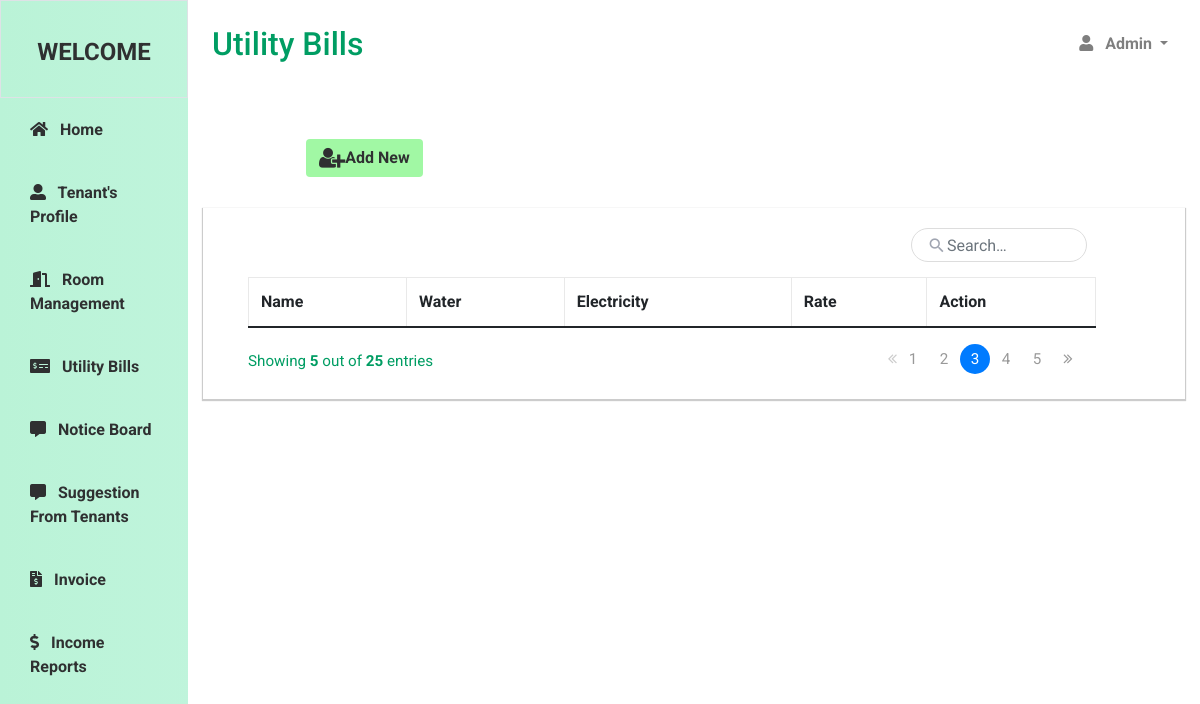
The page /utility.php on the database as committed earlier.
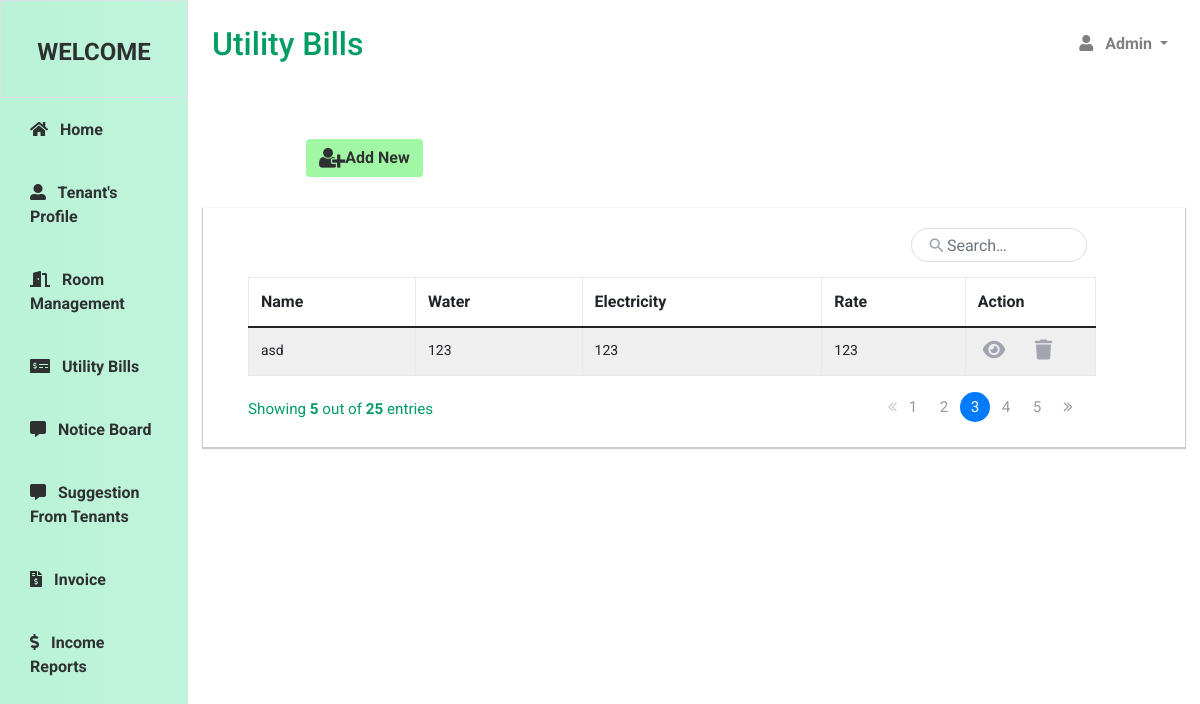
The same page on the database as committed later.
### tables this page shows
CREATE TABLE `utility_bills` (
  `name` varchar(99) NOT NULL,
  `water` double NOT NULL,
  `electricity` double NOT NULL,
  `rate` double NOT NULL
);

### utility.php (the view, shortened to what this page needs)
<!DOCTYPE html>
<html>
    <head>
        <link href="https://cdn.jsdelivr.net/npm/bootstrap@5.0.2/dist/css/bootstrap.min.css" rel="stylesheet"
>
        <link rel="stylesheet" href="https://cdnjs.cloudflare.com/ajax/libs/font-awesome/6.2.1/css/all.min.css"
 />
         <link rel="stylesheet" href="https://use.fontawesome.com/releases/v5.5.0/css/all.css">
<link rel="stylesheet" href="https://stackpath.bootstrapcdn.com/bootstrap/4.5.0/css/bootstrap.min.css">
<link rel="stylesheet" href="https://maxcdn.bootstrapcdn.com/font-awesome/4.7.0/css/font-awesome.min.css">
    </head>
    <body>
    <div class = "d-flex" id = "wrapper">
            <div id = "sidebar-wrapper">
                <div class = "sidebar-heading text-center py-4 primary-text fs-4 fw-bold text-uppercase border = bottom">
                    <i class = "fs-2 m-0"> </i> Welcome
                </div>
                <div class = "list-group">
                    <a href = "adminDashboard.php" class = "list-group-item second-text active">
                        <i class = "fas fa-home-alt me-2"> </i> Home
                    </a>
                    <a href = "tenantProfile.php" class = "list-group-item second-text active">
                        <i class = "fas fa-user-alt me-2"> </i> Tenant's Profile
                    </a>
                    <a href = "room.php" class = "list-group-item second-text active">
                        <i class = "fas fa-door-open me-2"> </i> Room Management
                    </a>
                    <a href = "utility.php" class = "list-group-item second-text active">
                        <i class = "fas fa-money-check-dollar me-2"> </i> Utility Bills
                    </a>
                    <a href = "noticeBoard.php" class = "list-group-item second-text active">
                        <i class = "fas fa-commenting me-2"> </i> Notice Board
                    </a>
                    <a href = "sfTenants.php" class = "list-group-item second-text active">
                        <i class = "fas fa-commenting me-2"> </i> Suggestion From Tenants
                    </a>
                    <a href = "invoice.php" class = "list-group-item second-text active">
                        <i class = "fas fa-file-invoice-dollar me-2"> </i> Invoice
                    </a>
                    <a href = "collectibles.php" class = "list-group-item second-text active">
                        <i class = "fas fa-dollar-sign me-2"> </i> Income Reports
                    </a>
                </div>
            </div>
        <div id = "page-content-wrapper">
            <nav class = "navbar navbar-expand-lg navbar-light bg-transparent py-4 px-4">
                <div class = "d-flex align-items-center">
                    <h2 class = "fs-2 m-0"> Utility Bills </h2>
                </div>
                <div class = "navbar-collapse">
                    <ul class = "navbar-nav ms-auto mb-2 mb-lg-0">
                        <li class = "navbar-item-dropdown">
                            <a href = "#" class = "nav-link dropdown-toggle second-text fw-bold" id = "navbarDropdown" role = "button"
                                data-bs-toggle = "dropdown" aria-expanded = "false">
                                <i class = "fas fa-user me-2"></i> Admin
                            </a>
                        </li>
                    </ul>
                </div>
            </nav>
            <div class="margin">
            <a href="#" class = "btn btn-add mb-5" onclick = "openAdd()">
                    <i class="fa fa-user-plus"style="font-size:23px;float:left" ></i> Add New
                </a>
            </div>
    <div class="container-xl">
        <div class="table-wrapper">
            <div class="table-title">
                <div class="row">
                    <div class="col-sm-4">
                        <div class="search-box">
                            <i class="material-icons">&#xE8B6;</i>
                            <input type="text" class="form-control" placeholder="Search&hellip;">
                        </div>
                    </div>
                 </div>
            <table class="table table-striped table-hover table-bordered">
                <thead>
                   <tr>
                    <th scope="col"> Name </th>
                    <th scope="col"> Water </th>
                    <th scope="col"> Electricity </th>
                    <th scope="col"> Rate </th>
                    <th scope="col"> Action </th>
                   </tr>
                </thead>
                <tbody>
                    <?php
                    include "dbconn.php";
                    $sql = "SELECT * FROM utility_bills";
                    $result = mysqli_query($conn, $sql);
                    while ($row = mysqli_fetch_assoc($result)) {
                        ?>
                        <tr class="data-row">
                        <td> <?php echo $row['name'] ?> </td>
                        <td> <?php echo $row['water'] ?> </td>
                        <td> <?php echo $row['electricity'] ?> </td>
                        <td> <?php echo $row['rate'] ?> </td>
                        <td>
                        <a href = "#" class = "action-icon link-dark">
                            <i class = "fa-solid fa-eye fs-5 me-3"> </i>
                            </a>
                            <a hre  f = "" class = "action-icon link-dark" >
                            <i class = "fa-solid fa-trash fs-5"></i>
                            </a>
                            </td>
                    </tr>
                        <?php
                    }
                    ?>
                </tbody>
            </table>
            <div class="clearfix">
                <div class="hint-text">Showing <b>5</b> out of <b>25</b> entries</div>
                <ul class="pagination">
                    <li class="page-item disabled"><a href="#"><i class="fa fa-angle-double-left"></i></a></li>
                    <li class="page-item"><a href="#" class="page-link">1</a></li>
                    <li class="page-item"><a href="#" class="page-link">2</a></li>
                    <li class="page-item active"><a href="#" class="page-link">3</a></li>
                    <li class="page-item"><a href="#" class="page-link">4</a></li>
                    <li class="page-item"><a href="#" class="page-link">5</a></li>
                    <li class="page-item"><a href="#" class="page-link"><i class="fa fa-angle-double-right"></i></a></li>
                </ul>
            </div>
        </div>
    </div>
</div>
                </div>
            </div>
    </body>
</html>

Rows that differ between the two databases and show on the page:
added utility_bills: name "asd", water "123", electricity "123", rate "123"
